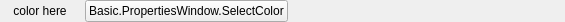
<?xml version="1.0" encoding="UTF-8"?>
<ui version="4.0">
 <class>ColorSourceToolbar</class>
 <widget class="QWidget" name="ColorSourceToolbar">
  <property name="geometry">
   <rect>
    <x>0</x>
    <y>0</y>
    <width>565</width>
    <height>22</height>
   </rect>
  </property>
  <property name="sizePolicy">
   <sizepolicy hsizetype="Preferred" vsizetype="Preferred">
    <horstretch>0</horstretch>
    <verstretch>0</verstretch>
   </sizepolicy>
  </property>
  <property name="minimumSize">
   <size>
    <width>0</width>
    <height>22</height>
   </size>
  </property>
  <property name="windowTitle">
   <string notr="true">Form</string>
  </property>
  <layout class="QHBoxLayout" name="horizontalLayout">
   <property name="spacing">
    <number>5</number>
   </property>
   <property name="leftMargin">
    <number>0</number>
   </property>
   <property name="topMargin">
    <number>0</number>
   </property>
   <property name="rightMargin">
    <number>0</number>
   </property>
   <property name="bottomMargin">
    <number>0</number>
   </property>
   <item>
    <widget class="QLabel" name="color">
     <property name="sizePolicy">
      <sizepolicy hsizetype="Preferred" vsizetype="Preferred">
       <horstretch>0</horstretch>
       <verstretch>0</verstretch>
      </sizepolicy>
     </property>
     <property name="minimumSize">
      <size>
       <width>80</width>
       <height>22</height>
      </size>
     </property>
     <property name="text">
      <string notr="true">color here</string>
     </property>
     <property name="alignment">
      <set>Qt::AlignCenter</set>
     </property>
    </widget>
   </item>
   <item>
    <widget class="QPushButton" name="choose">
     <property name="minimumSize">
      <size>
       <width>0</width>
       <height>22</height>
      </size>
     </property>
     <property name="text">
      <string>Basic.PropertiesWindow.SelectColor</string>
     </property>
    </widget>
   </item>
   <item>
    <spacer name="horizontalSpacer">
     <property name="orientation">
      <enum>Qt::Horizontal</enum>
     </property>
     <property name="sizeHint" stdset="0">
      <size>
       <width>40</width>
       <height>20</height>
      </size>
     </property>
    </spacer>
   </item>
  </layout>
 </widget>
 <resources/>
 <connections/>
</ui>
